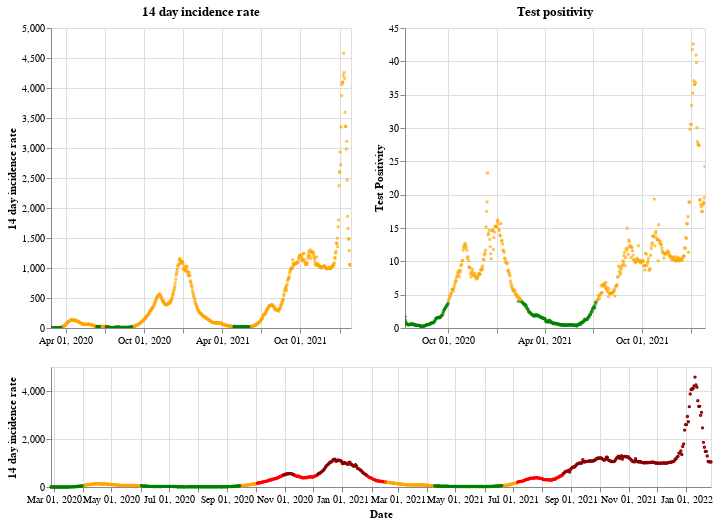

Notebook cell for this chart:
### Markdown cell above
## Wales

### Code cell
plot_traffic_light('Wales')

### Figure 1 — Vega-Lite specification as saved in the notebook (floating-point values rounded to 4 significant figures; data arrays with more than 128 entries replaced by an {"elided": "..."} marker saying what was removed)
{"config": {"view": {"continuousWidth": 400, "continuousHeight": 300}}, "vconcat": [{"hconcat": [{"mark": {"type": "point", "size": 2}, "encoding": {"color": {"condition": {"value": "green", "test": "(datum.twoWeeklyCasesRate <= 25)"}, "value": "orange"}, "tooltip": [{"type": "nominal", "field": "areaName"}, {"type": "temporal", "field": "date"}, {"type": "quantitative", "field": "twoWeeklyCasesRate"}, {"type": "quantitative", "field": "testPositivity"}], "x": {"type": "temporal", "axis": {"title": ""}, "field": "date", "scale": {"domain": {"selection": "DateBrush"}}, "timeUnit": "yearmonthdate"}, "y": {"type": "quantitative", "axis": {"title": "14 day incidence rate"}, "field": "twoWeeklyCasesRate"}}, "title": "14 day incidence rate", "width": 300}, {"mark": {"type": "point", "size": 2}, "encoding": {"color": {"condition": {"value": "green", "test": "(datum.testPositivity <= 4)"}, "value": "orange"}, "tooltip": [{"type": "nominal", "field": "areaName"}, {"type": "temporal", "field": "date"}, {"type": "quantitative", "field": "twoWeeklyCasesRate"}, {"type": "quantitative", "field": "testPositivity"}], "x": {"type": "temporal", "axis": {"title": ""}, "field": "date", "scale": {"domain": {"selection": "DateBrush"}}, "timeUnit": "yearmonthdate"}, "y": {"type": "quantitative", "axis": {"title": "Test Positivity"}, "field": "testPositivity"}}, "title": "Test positivity", "width": 300}]}, {"layer": [{"mark": {"type": "point", "size": 2}, "encoding": {"color": {"condition": {"value": "orange", "test": "(((datum.testPositivity < 4) && (datum.twoWeeklyCasesRate >= 50)) && (datum.twoWeeklyCasesRate < 200))"}, "value": "red"}, "opacity": {"condition": {"value": 1, "test": "((datum.twoWeeklyCasesRate >= 50) && (datum.twoWeeklyCasesRate < 500))"}, "value": 0}, "tooltip": [{"type": "nominal", "field": "areaName"}, {"type": "temporal", "field": "date"}, {"type": "quantitative", "field": "twoWeeklyCasesRate"}, {"type": "quantitative", "field": "testPositivity"}], "x": {"type": "temporal", "axis": {"title": "Date"}, "field": "date", "timeUnit": "yearmonthdate"}, "y": {"type": "quantitative", "axis": {"title": "14 day incidence rate"}, "field": "twoWeeklyCasesRate"}}, "selection": {"DateBrush": {"type": "interval", "encodings": ["x"], "fields": ["Time"]}}}, {"mark": {"type": "point", "size": 2}, "encoding": {"color": {"value": "darkred"}, "opacity": {"condition": {"value": 1, "test": "(datum.twoWeeklyCasesRate >= 500)"}, "value": 0}, "tooltip": [{"type": "nominal", "field": "areaName"}, {"type": "temporal", "field": "date"}, {"type": "quantitative", "field": "twoWeeklyCasesRate"}, {"type": "quantitative", "field": "testPositivity"}], "x": {"type": "temporal", "axis": {"title": "Date"}, "field": "date", "timeUnit": "yearmonthdate"}, "y": {"type": "quantitative", "axis": {"title": "14 day incidence rate"}, "field": "twoWeeklyCasesRate"}}}, {"mark": {"type": "point", "size": 2}, "encoding": {"color": {"condition": {"value": "green", "test": "((datum.testPositivity < 4) && (datum.twoWeeklyCasesRate < 50))"}, "value": "orange"}, "opacity": {"condition": {"value": 1, "test": "(datum.twoWeeklyCasesRate < 50)"}, "value": 0}, "tooltip": [{"type": "nominal", "field": "areaName"}, {"type": "temporal", "field": "date"}, {"type": "quantitative", "field": "twoWeeklyCasesRate"}, {"type": "quantitative", "field": "testPositivity"}], "x": {"type": "temporal", "axis": {"title": "Date"}, "field": "date", "timeUnit": "yearmonthdate"}, "y": {"type": "quantitative", "axis": {"title": "14 day incidence rate"}, "field": "twoWeeklyCasesRate"}}}], "height": 120, "width": 660}], "data": {"name": "data-261b299c09c18377b3e6a9ea3a3750ba"}, "$schema": "https://vega.github.io/schema/vega-lite/v4.8.1.json", "datasets": {"data-261b299c09c18377b3e6a9ea3a3750ba": {"elided": "701 records"}}}
